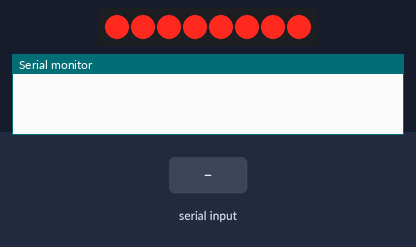
A sketch run on a simulated Arduino Uno, built with avr-gcc and run on an emulated ATmega328P. Parts: 8 shift-register outputs drawn as a row of LEDs (first output left, lit = HIGH), the last lines printed to the serial monitor. Wiring (inferred from the names in the program): shift register (74HC595): data pin 6; shift clock pin 11; MR pin 12. Wiring (inferred from the signals the program sends): row of LEDs: on Q0, Q1, Q2, Q3, Q4, Q5, Q6, Q7. The inputs (shaded band) are chosen by the test bench. The modem accepts every AT command (registered, SIM ready, sends succeed) and sends nothing else.

Above: at 4.7 s.
4.8 s: "+CMTI:\n" received over the second serial link
At 7.2 s:
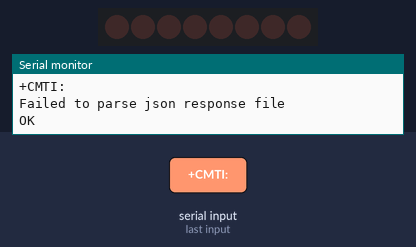
7.8 s: "OK,1\n" received over the second serial link
10.4 s: "1\n" received over the second serial link
Timing chart, 0 to 18.3 s (numbered marks = the images above; inputs shaded):
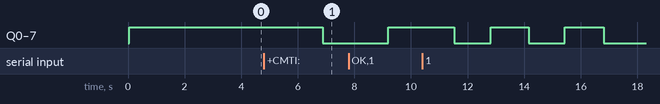

The sketch:

ledIncrementTest.ino
```cpp
#include <SoftwareSerial.h>
#include <EEPROM.h>
#include <ArduinoJson.h>

SoftwareSerial gsm(A0, A1);

String TOKEN = "DRev";
int _clock = 11;  //SH_CP
int  _data = 13;  //DS
int  _latch = 10; //ST_CP
int  _clear = 12; //MR

unsigned int dataPins[] = {2, 3, 4, 5, 6, 7, 8, 9};
String displayText = "012345678901234567890123456789012345678";


String jsonText = "";
String dateTimeRef = "00/00/00,00:00:00+00";
int loadIndex = 0;
boolean loaded = false;

int num = 0;
int counter=0;

void setup() {


  pinMode(_clock, OUTPUT);
  pinMode(_data, OUTPUT);
  pinMode(_latch, OUTPUT);
  pinMode(_clear, OUTPUT);
  digitalWrite(_clock, LOW);
  digitalWrite(_data, LOW);
  digitalWrite(_latch, LOW);
  digitalWrite(_clear, LOW);

  for (int i = 0; i < 8; i++) {
    pinMode(dataPins[i], OUTPUT);
    digitalWrite(dataPins[i], HIGH);
  }
  //String test="{\"t\":\"test\",\"d\":\"2075-015123456789012345678901234567890\"}";
  //Serial.println(test);
  //decodeJson(test);
  splashScreen();

  Serial.begin(9600);
  gsm.begin(9600);
  //initializeGsmModule();
}
boolean change = true;

void loop() {
  if (gsm.available()) {
    String sms = gsm.readString();
    Serial.println(sms);
    if (sms.indexOf("+CMTI:") >= 0) {
      parseSms(sms);

    }
  }

  if (Serial.available()) {
    String inByte = Serial.readString();
    gsm.println(inByte);
  }


  //    Serial.println(displayText);
  resetShiftRegister();
  digitalWrite(_data, HIGH);
  shiftClock();

  digitalWrite(_data, LOW);

  for (int i = 0; i < 40; i++) {
    getData('a');
    shiftLatch();
    //getData(displayText.charAt);
    getData(num + '0');


    shiftClock();

  }
  //shiftLatch();

  getData('a');


}

void shiftClock() {
  digitalWrite(_clock, HIGH);
  digitalWrite(_clock, LOW);

}

void shiftLatch() {
  digitalWrite(_latch, HIGH);
  delayMicroseconds(200);
  digitalWrite(_latch, LOW);
  delayMicroseconds(200);

}

void resetShiftRegister() {
  digitalWrite(_clear, LOW);
  digitalWrite(_clear, HIGH);

  if (counter == 50) {
    num++;
    if (num > 9)
      num = 0;
      counter=0;
  }
  counter++;

}
void getData(char index) {
  String val = "00000000";
  switch (index) {
    case '0':
      val = "11111100";
      break;

    case '1':
      val = "01100000";
      break;

    case '2':
      val = "11011010";
      break;

    case '3':
      val = "11110010";
      break;

    case '4':
      val = "01100110";
      break;

    case '5':
      val = "10110110";
      break;

    case '6':
      val = "10111110";
      break;
    case '7':
      val = "11100000";
      break;
    case '8':
      val = "11111110";
      break;
    case '9':
      val = "11110110";
      break;

    case '-':
      val = "00000010";
      break;
    case 'D':
      val = "01111010";
      break;
    case 'I':
      val = "00001100";
      break;
    case 'G':
      val = "11110110";
      break;
    case 'T':
      val = "00011110";
      break;
    case 'A':
      val = "11111010";
      break;
    case 'L':
      val = "00111100";
      break;
    case 'R':
      val = "11101110";
      break;
    case 'E':
      val = "10011110";
      break;
    case 'V':
      val = "01111100";
      break;
    case 'O':
      val = "11111100";
      break;
    case 'U':
      val = "01111100";
      break;
    case 'N':
      val = "00101010";
      break;

    default:
      val = "00000000";
      break;

  }


  for (int i = 0; i < val.length(); i++) {
    if (val.charAt(i) == '0')
      digitalWrite(dataPins[i], LOW);
    else
      digitalWrite(dataPins[i], HIGH);
  }


}

void splashScreen() {
  String value = "DIGITAL-REVOLUTION";
  for (int i = 0; i < 300; i++) {
    resetShiftRegister();
    digitalWrite(_data, HIGH);
    shiftClock();

    digitalWrite(_data, LOW);

    for (int i = 0; i < value.length(); i++) {
      getData('a');
      shiftLatch();
      getData(value.charAt(i));

      shiftClock();

    }
    //shiftLatch();

    getData('a');
  }
}


String getGsmResponse() {
  String sms = "";
  while (!gsm.available()) {
    sms = gsm.readString();
    Serial.println(sms);
    break;
  }
  return sms;
}

void initializeGsmModule() {
a:
  gsm.println("AT+CMGF=1");
  String response = getGsmResponse();
  response.trim();
  if (!(response.indexOf("OK") >= 0))
    goto a;


  gsm.println("AT+CNMI=2,1,0,1,0");
  getGsmResponse();

  gsm.println("AT+GSMBUSY=1");  //BLock incomming calls
  getGsmResponse();


  gsm.println("AT+CPMS=\"SM\"");
  getGsmResponse();

  //String sms = "+CMT: \"+9779808699387\",\"\",\"18/10/17,12:29:24+23\"this is the text message";
  //parseSms(sms);
  gsm.println("AT");
  getGsmResponse();

  displayText = getEEPROM();
  Serial.println(displayText);
  if (displayText.length() > 0) {

  } else
  {
    displayText = "11111111111";
  }
  //checkSms();

}

void parseSms(String response) {
  int i = response.indexOf(",");
  String index = response.substring(i + 1, response.length() - 1);

  gsm.println("AT+CMGR=" + index);
  String sms = getGsmResponse();

  String first;
  String second;
  String third;
  String dateTime;
  String message;

  //  Serial.println(sms);
  int  count = 0;
  for (int i = 0; i < sms.length(); i++) {
    if (sms.charAt(i) == '"')
    {
      count++;
      continue;
    }
    if (count == 1)
    {
      first += sms.charAt(i);
    }
    if (count == 3) {
      second += sms.charAt(i);
    }
    if (count == 5) {
      third += sms.charAt(i);
    }
    if (count == 7) {
      dateTime += sms.charAt(i);
    }
    if (count >= 8) {
      message += sms.charAt(i);
    }

  }

  //  Serial.println("******************--Parsed SMS--******************");
  //  Serial.println("First:" + first);
  //  Serial.println("Second:" + second);
  //  Serial.println("Third:" + third);
  //  Serial.println("dateTIme:" + dateTime);
  //  Serial.println("Message:" + message);


  second.trim();
  message.trim();
  message = message.substring(0, message.length() - 2);
  message.trim();

  message.replace("&#34;", "\"");


  decodeJson(message);

}

String cleanText(String text) {
  text.trim();
  text.replace(" ", "");
  return text;
}

void decodeJson(String rawJson) {
  Serial.println(rawJson);

  StaticJsonBuffer<200> jsonBuffer;
  JsonObject& json = jsonBuffer.parseObject(rawJson);
  if (!json.success()) {
    Serial.println("Failed to parse json response file");
    displayText = "11111111";
  }
  else {
    Serial.println("Parsed json response file");
    String token = json["t"].as<String>();
    String data = json["d"].as<String>();
    if (token == TOKEN) {
      displayText = data;
      //
      //Serial.println(token);
      //Serial.println(data);
      //   Serial.println(token.length());
      //   Serial.println(data.length());
      gsm.println("AT+CMGD=1,4");
      setEEPROM(displayText);
    }

  }

}

boolean checkDateTime(String dateTime) {

  boolean newDate = true;
  long d2 = (dateTime.substring(0, 2) + dateTime.substring(3, 5) + dateTime.substring(6, 8)).toInt();
  long t2 = (dateTime.substring(9, 11) + dateTime.substring(12, 14) + dateTime.substring(15, 17)).toInt();

  long d1 = (dateTimeRef.substring(0, 2) + dateTimeRef.substring(3, 5) + dateTimeRef.substring(6, 8)).toInt();
  long t1 = (dateTimeRef.substring(9, 11) + dateTimeRef.substring(12, 14) + dateTimeRef.substring(15, 17)).toInt();

  if (d2 >= d1) {
    if (d2 > d1) {
      newDate = true;
    } else {
      if (t2 > t1)
      {
        newDate = true;
      }
      else {
        newDate = false;
      }
    }
  }
  else
  {
    newDate = false;
  }

  if (newDate) {
    dateTimeRef = dateTime;
  }
  //  Serial.print("DateTime");
  //  Serial.print(dateTimeRef);
  //  Serial.print(",");
  //  Serial.print(dateTime);
  //  Serial.println(newDate);
  //  Serial.println();

  return newDate;

}
void deleteSms(int index) {
  gsm.print("AT+CMGD=");
  gsm.print(index);
  gsm.print("\n");
}


//EEPROM OPERATION

void setEEPROM(String displayText) {
  Serial.println("SET EEPROM");

  for (int i = 0; i < displayText.length(); i++) {
    EEPROM.write(i, displayText.charAt(i));
  }
  EEPROM.write(displayText.length(), '\0');

  Serial.println("Successfully written data");
}

String getEEPROM() {
  int address = 0;
  String data = "";
  char value;
  while (1) {
    if ((char)EEPROM.read(address) == '\0')
      break;

    value = (char)EEPROM.read(address);
    address++;
    data += value;
    Serial.println(address);
  }
  data.trim();

  Serial.println("GET EEPROM******");
  Serial.println(data);

  return data;
}
```
